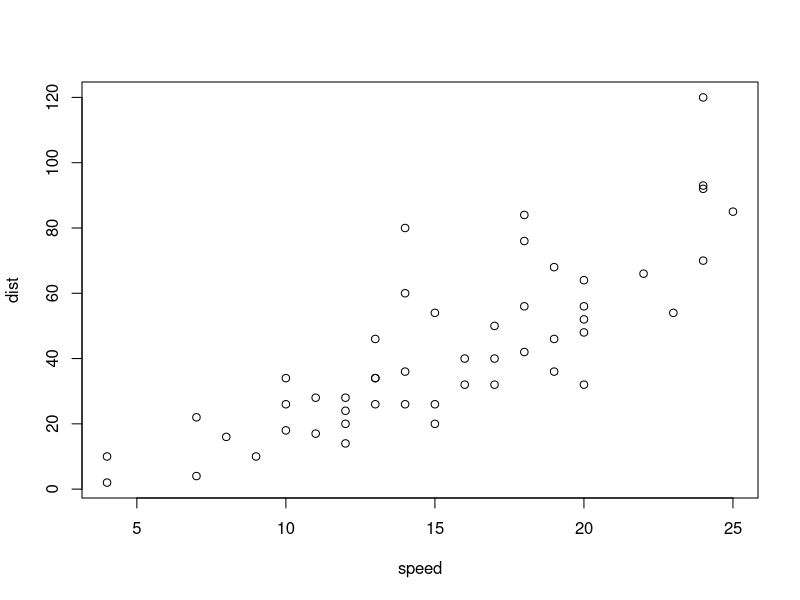
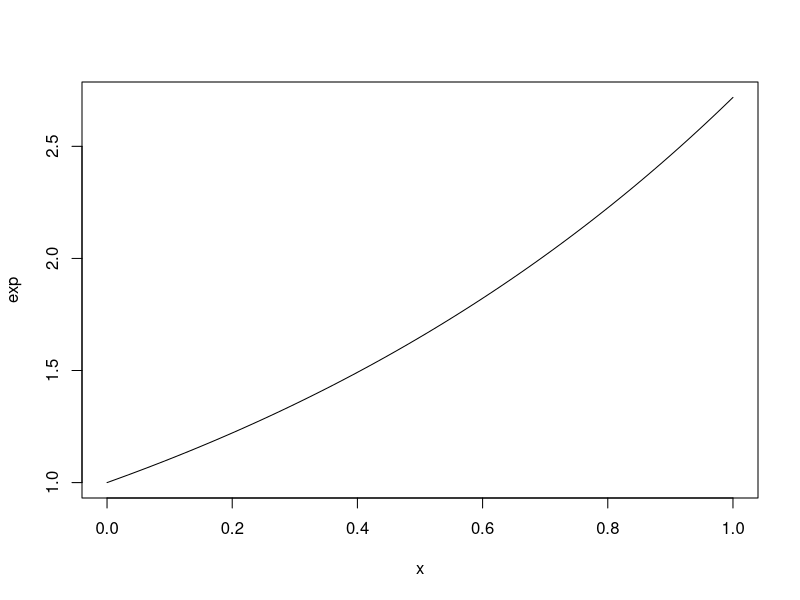
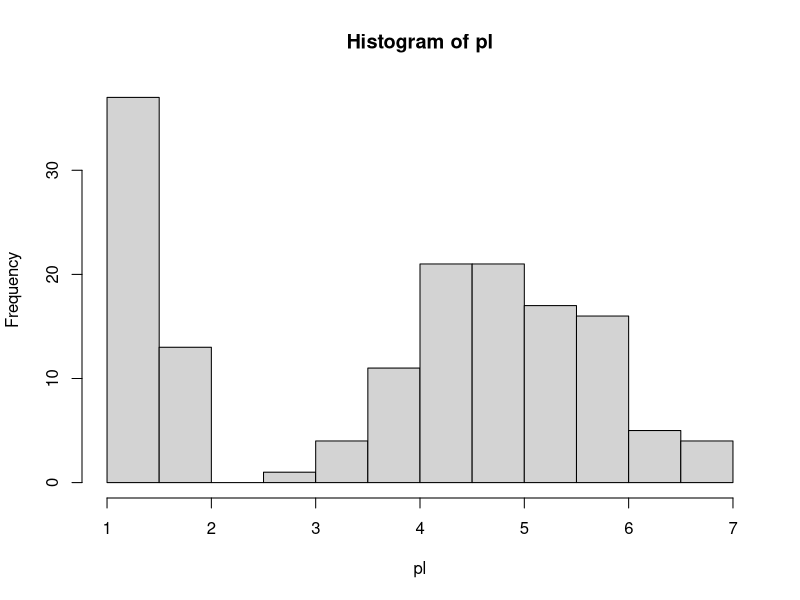
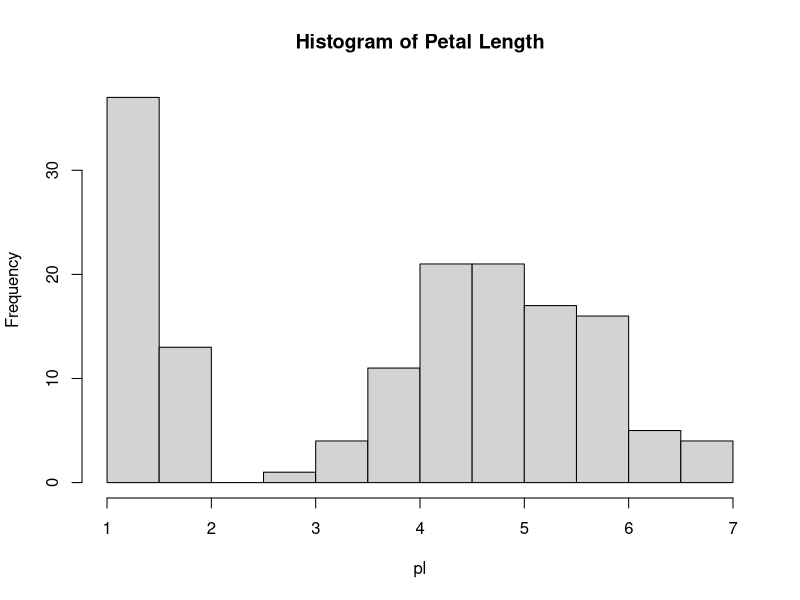

These charts were generated, in order, by the following R code:
iris
head(iris)
help(seq)
seq(1,10,2)
sum <- 2 + 5
sum
data()
class(cars)
class(exp)
plot(cars)
plot(exp)
vec <- c(1,4,7)
class(vec)
str(cars)
help(hist)
#Get a vector of values from iris
pl <- iris$Petal.Length
hist(pl)
str(pl)
typeof(pl)
class(pl)
hist(pl, main = "Histogram of Petal Length")
